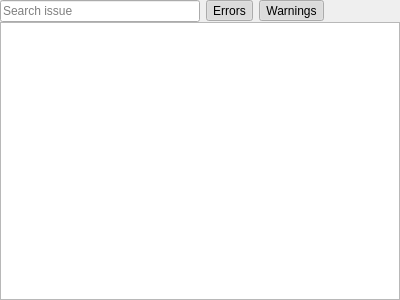
<?xml version="1.0" encoding="UTF-8"?>
<ui version="4.0">
 <class>IssueDock</class>
 <widget class="QDockWidget" name="IssueDock">
  <property name="geometry">
   <rect>
    <x>0</x>
    <y>0</y>
    <width>400</width>
    <height>300</height>
   </rect>
  </property>
  <property name="floating">
   <bool>false</bool>
  </property>
  <property name="features">
   <set>QDockWidget::DockWidgetClosable|QDockWidget::DockWidgetFloatable|QDockWidget::DockWidgetMovable</set>
  </property>
  <property name="windowTitle">
   <string>Issue</string>
  </property>
  <widget class="QWidget" name="widget">
   <layout class="QVBoxLayout" name="verticalLayout">
    <property name="spacing">
     <number>0</number>
    </property>
    <property name="leftMargin">
     <number>0</number>
    </property>
    <property name="topMargin">
     <number>0</number>
    </property>
    <property name="rightMargin">
     <number>0</number>
    </property>
    <property name="bottomMargin">
     <number>0</number>
    </property>
    <item>
     <layout class="QHBoxLayout" name="horizontalLayout">
      <property name="spacing">
       <number>6</number>
      </property>
      <property name="topMargin">
       <number>0</number>
      </property>
      <item>
       <widget class="QLineEdit" name="m_search_issue">
        <property name="sizePolicy">
         <sizepolicy hsizetype="Preferred" vsizetype="Fixed">
          <horstretch>0</horstretch>
          <verstretch>0</verstretch>
         </sizepolicy>
        </property>
        <property name="minimumSize">
         <size>
          <width>200</width>
          <height>0</height>
         </size>
        </property>
        <property name="placeholderText">
         <string>Search issue</string>
        </property>
       </widget>
      </item>
      <item>
       <widget class="QToolButton" name="m_show_errors_button">
        <property name="text">
         <string>Errors</string>
        </property>
        <property name="icon">
         <iconset resource="../../../resources/flow-editor-images.qrc">
          <normaloff>:/editor/images/32x32/error_issue.png</normaloff>:/editor/images/32x32/error_issue.png</iconset>
        </property>
        <property name="checkable">
         <bool>true</bool>
        </property>
        <property name="checked">
         <bool>true</bool>
        </property>
        <property name="toolButtonStyle">
         <enum>Qt::ToolButtonTextBesideIcon</enum>
        </property>
       </widget>
      </item>
      <item>
       <widget class="QToolButton" name="m_show_warnings_button">
        <property name="text">
         <string>Warnings</string>
        </property>
        <property name="icon">
         <iconset resource="../../../resources/flow-editor-images.qrc">
          <normaloff>:/editor/images/32x32/warning_issue.png</normaloff>:/editor/images/32x32/warning_issue.png</iconset>
        </property>
        <property name="checkable">
         <bool>true</bool>
        </property>
        <property name="checked">
         <bool>true</bool>
        </property>
        <property name="toolButtonStyle">
         <enum>Qt::ToolButtonTextBesideIcon</enum>
        </property>
       </widget>
      </item>
      <item>
       <spacer name="horizontalSpacer">
        <property name="orientation">
         <enum>Qt::Horizontal</enum>
        </property>
        <property name="sizeHint" stdset="0">
         <size>
          <width>40</width>
          <height>20</height>
         </size>
        </property>
       </spacer>
      </item>
     </layout>
    </item>
    <item>
     <widget class="QTableView" name="m_issues_view">
      <property name="selectionBehavior">
       <enum>QAbstractItemView::SelectRows</enum>
      </property>
      <attribute name="horizontalHeaderStretchLastSection">
       <bool>false</bool>
      </attribute>
     </widget>
    </item>
   </layout>
  </widget>
 </widget>
 <resources>
  <include location="../../../resources/flow-editor-images.qrc"/>
 </resources>
 <connections/>
</ui>
